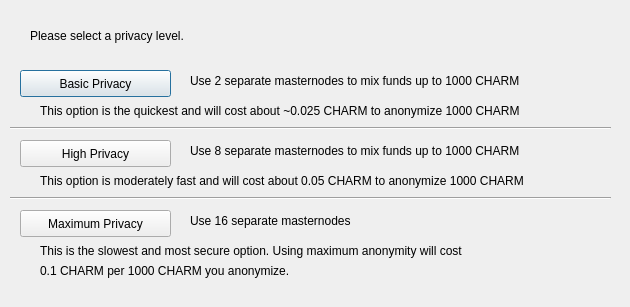
<?xml version="1.0" encoding="UTF-8"?>
<ui version="4.0">
 <class>DarksendConfig</class>
 <widget class="QDialog" name="DarksendConfig">
  <property name="geometry">
   <rect>
    <x>0</x>
    <y>0</y>
    <width>630</width>
    <height>307</height>
   </rect>
  </property>
  <property name="windowTitle">
   <string>Configure PrivateSend</string>
  </property>
  <widget class="QPushButton" name="buttonBasic">
   <property name="geometry">
    <rect>
     <x>20</x>
     <y>70</y>
     <width>151</width>
     <height>27</height>
    </rect>
   </property>
   <property name="text">
    <string>Basic Privacy</string>
   </property>
  </widget>
  <widget class="QPushButton" name="buttonHigh">
   <property name="geometry">
    <rect>
     <x>20</x>
     <y>140</y>
     <width>151</width>
     <height>27</height>
    </rect>
   </property>
   <property name="text">
    <string>High Privacy</string>
   </property>
  </widget>
  <widget class="QPushButton" name="buttonMax">
   <property name="geometry">
    <rect>
     <x>20</x>
     <y>210</y>
     <width>151</width>
     <height>27</height>
    </rect>
   </property>
   <property name="text">
    <string>Maximum Privacy</string>
   </property>
  </widget>
  <widget class="QLabel" name="label">
   <property name="geometry">
    <rect>
     <x>30</x>
     <y>20</y>
     <width>571</width>
     <height>31</height>
    </rect>
   </property>
   <property name="text">
    <string>Please select a privacy level.</string>
   </property>
  </widget>
  <widget class="QLabel" name="label_2">
   <property name="geometry">
    <rect>
     <x>190</x>
     <y>70</y>
     <width>421</width>
     <height>21</height>
    </rect>
   </property>
   <property name="text">
    <string>Use 2 separate masternodes to mix funds up to 1000 CHARM</string>
   </property>
  </widget>
  <widget class="QLabel" name="label_3">
   <property name="geometry">
    <rect>
     <x>190</x>
     <y>140</y>
     <width>411</width>
     <height>21</height>
    </rect>
   </property>
   <property name="text">
    <string>Use 8 separate masternodes to mix funds up to 1000 CHARM</string>
   </property>
  </widget>
  <widget class="QLabel" name="label_4">
   <property name="geometry">
    <rect>
     <x>190</x>
     <y>210</y>
     <width>421</width>
     <height>21</height>
    </rect>
   </property>
   <property name="text">
    <string>Use 16 separate masternodes</string>
   </property>
  </widget>
  <widget class="QLabel" name="label_6">
   <property name="geometry">
    <rect>
     <x>40</x>
     <y>100</y>
     <width>561</width>
     <height>21</height>
    </rect>
   </property>
   <property name="text">
    <string>This option is the quickest and will cost about ~0.025 CHARM to anonymize 1000 CHARM</string>
   </property>
  </widget>
  <widget class="QLabel" name="label_7">
   <property name="geometry">
    <rect>
     <x>40</x>
     <y>170</y>
     <width>561</width>
     <height>21</height>
    </rect>
   </property>
   <property name="text">
    <string>This option is moderately fast and will cost about 0.05 CHARM to anonymize 1000 CHARM</string>
   </property>
  </widget>
  <widget class="QLabel" name="label_8">
   <property name="geometry">
    <rect>
     <x>40</x>
     <y>240</y>
     <width>561</width>
     <height>21</height>
    </rect>
   </property>
   <property name="text">
    <string>This is the slowest and most secure option. Using maximum anonymity will cost</string>
   </property>
  </widget>
  <widget class="QLabel" name="label_9">
   <property name="geometry">
    <rect>
     <x>40</x>
     <y>260</y>
     <width>561</width>
     <height>21</height>
    </rect>
   </property>
   <property name="text">
    <string>0.1 CHARM per 1000 CHARM you anonymize.</string>
   </property>
  </widget>
  <widget class="Line" name="line">
   <property name="geometry">
    <rect>
     <x>10</x>
     <y>120</y>
     <width>601</width>
     <height>16</height>
    </rect>
   </property>
   <property name="orientation">
    <enum>Qt::Horizontal</enum>
   </property>
  </widget>
  <widget class="Line" name="line_2">
   <property name="geometry">
    <rect>
     <x>10</x>
     <y>190</y>
     <width>601</width>
     <height>16</height>
    </rect>
   </property>
   <property name="orientation">
    <enum>Qt::Horizontal</enum>
   </property>
  </widget>
 </widget>
 <resources/>
 <connections/>
</ui>
